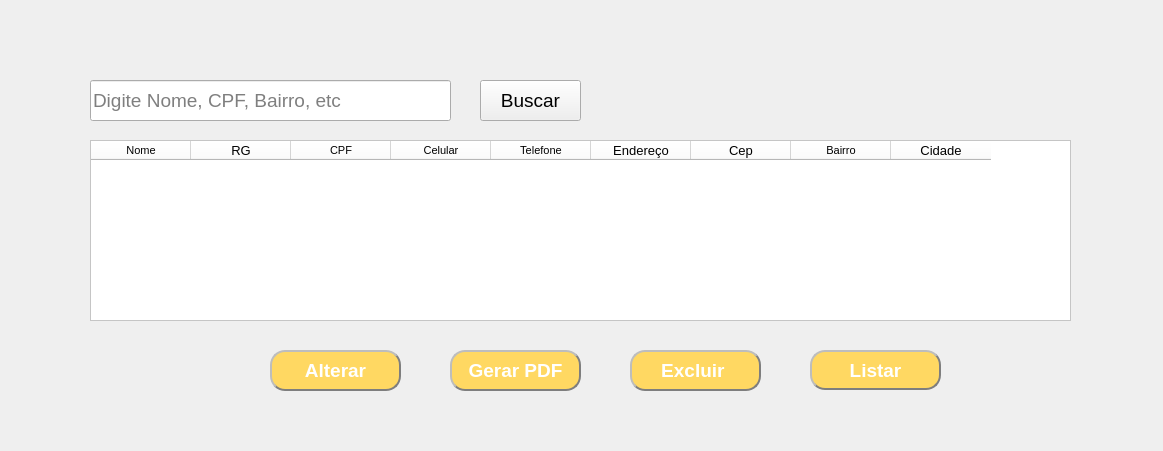
<?xml version="1.0" encoding="UTF-8"?>
<ui version="4.0">
 <class>MainWindow</class>
 <widget class="QMainWindow" name="MainWindow">
  <property name="geometry">
   <rect>
    <x>0</x>
    <y>0</y>
    <width>1163</width>
    <height>451</height>
   </rect>
  </property>
  <property name="minimumSize">
   <size>
    <width>1163</width>
    <height>451</height>
   </size>
  </property>
  <property name="maximumSize">
   <size>
    <width>1163</width>
    <height>451</height>
   </size>
  </property>
  <property name="windowTitle">
   <string>TOTÓ MEU AMIGÃO - CLIENTE - ADICIONAR -  EXCLUIR - ALTERAR</string>
  </property>
  <widget class="QWidget" name="centralwidget">
   <widget class="QLineEdit" name="txtBuscarCliente">
    <property name="geometry">
     <rect>
      <x>90</x>
      <y>80</y>
      <width>361</width>
      <height>41</height>
     </rect>
    </property>
    <property name="font">
     <font>
      <pointsize>14</pointsize>
     </font>
    </property>
    <property name="placeholderText">
     <string>Digite Nome, CPF, Bairro, etc</string>
    </property>
   </widget>
   <widget class="QTableWidget" name="tabelaListarClienteGeral">
    <property name="geometry">
     <rect>
      <x>90</x>
      <y>140</y>
      <width>981</width>
      <height>181</height>
     </rect>
    </property>
    <property name="font">
     <font>
      <pointsize>10</pointsize>
      <weight>50</weight>
      <bold>false</bold>
     </font>
    </property>
    <property name="styleSheet">
     <string notr="true">background-color: rgb(255, 255, 255);</string>
    </property>
    <column>
     <property name="text">
      <string>Nome</string>
     </property>
     <property name="font">
      <font>
       <pointsize>8</pointsize>
       <weight>50</weight>
       <bold>false</bold>
      </font>
     </property>
    </column>
    <column>
     <property name="text">
      <string>RG</string>
     </property>
    </column>
    <column>
     <property name="text">
      <string>CPF</string>
     </property>
     <property name="font">
      <font>
       <pointsize>8</pointsize>
       <weight>50</weight>
       <bold>false</bold>
      </font>
     </property>
    </column>
    <column>
     <property name="text">
      <string>Celular</string>
     </property>
     <property name="font">
      <font>
       <pointsize>8</pointsize>
      </font>
     </property>
    </column>
    <column>
     <property name="text">
      <string>Telefone</string>
     </property>
     <property name="font">
      <font>
       <pointsize>8</pointsize>
      </font>
     </property>
    </column>
    <column>
     <property name="text">
      <string>Endereço</string>
     </property>
    </column>
    <column>
     <property name="text">
      <string>Cep</string>
     </property>
    </column>
    <column>
     <property name="text">
      <string>Bairro</string>
     </property>
     <property name="font">
      <font>
       <pointsize>8</pointsize>
      </font>
     </property>
    </column>
    <column>
     <property name="text">
      <string>Cidade</string>
     </property>
    </column>
   </widget>
   <widget class="QPushButton" name="btnBuscarClientes">
    <property name="geometry">
     <rect>
      <x>480</x>
      <y>80</y>
      <width>101</width>
      <height>41</height>
     </rect>
    </property>
    <property name="font">
     <font>
      <pointsize>14</pointsize>
      <weight>50</weight>
      <bold>false</bold>
     </font>
    </property>
    <property name="text">
     <string>Buscar</string>
    </property>
   </widget>
   <widget class="QPushButton" name="btnPdfCliente">
    <property name="geometry">
     <rect>
      <x>450</x>
      <y>350</y>
      <width>131</width>
      <height>41</height>
     </rect>
    </property>
    <property name="font">
     <font>
      <pointsize>14</pointsize>
      <weight>75</weight>
      <bold>true</bold>
     </font>
    </property>
    <property name="styleSheet">
     <string notr="true">color: rgb(255, 255, 255);
background-color: rgb(255, 216, 98);
border-style: outset;
border-width: 2px;
border-radius: 15px; 
border-color: rgb(126, 126, 126);</string>
    </property>
    <property name="text">
     <string>Gerar PDF</string>
    </property>
   </widget>
   <widget class="QPushButton" name="btnListarCliente">
    <property name="geometry">
     <rect>
      <x>810</x>
      <y>350</y>
      <width>131</width>
      <height>40</height>
     </rect>
    </property>
    <property name="font">
     <font>
      <pointsize>14</pointsize>
      <weight>75</weight>
      <bold>true</bold>
     </font>
    </property>
    <property name="styleSheet">
     <string notr="true">color: rgb(255, 255, 255);
background-color: rgb(255, 216, 98);
border-style: outset;
border-width: 2px;
border-radius: 15px; 
border-color: rgb(126, 126, 126);</string>
    </property>
    <property name="text">
     <string>Listar</string>
    </property>
   </widget>
   <widget class="QPushButton" name="btnAlterar">
    <property name="geometry">
     <rect>
      <x>270</x>
      <y>350</y>
      <width>131</width>
      <height>41</height>
     </rect>
    </property>
    <property name="font">
     <font>
      <pointsize>14</pointsize>
      <weight>75</weight>
      <bold>true</bold>
     </font>
    </property>
    <property name="styleSheet">
     <string notr="true">color: rgb(255, 255, 255);
background-color: rgb(255, 216, 98);
border-style: outset;
border-width: 2px;
border-radius: 15px; 
border-color: rgb(126, 126, 126);</string>
    </property>
    <property name="text">
     <string>Alterar</string>
    </property>
   </widget>
   <widget class="QPushButton" name="btnExcluir">
    <property name="geometry">
     <rect>
      <x>630</x>
      <y>350</y>
      <width>131</width>
      <height>41</height>
     </rect>
    </property>
    <property name="font">
     <font>
      <pointsize>14</pointsize>
      <weight>75</weight>
      <bold>true</bold>
     </font>
    </property>
    <property name="styleSheet">
     <string notr="true">color: rgb(255, 255, 255);
background-color: rgb(255, 216, 98);
border-style: outset;
border-width: 2px;
border-radius: 15px; 
border-color: rgb(126, 126, 126);</string>
    </property>
    <property name="text">
     <string>Excluir </string>
    </property>
   </widget>
  </widget>
 </widget>
 <tabstops>
  <tabstop>txtBuscarCliente</tabstop>
  <tabstop>btnBuscarClientes</tabstop>
  <tabstop>tabelaListarClienteGeral</tabstop>
 </tabstops>
 <resources/>
 <connections/>
</ui>
